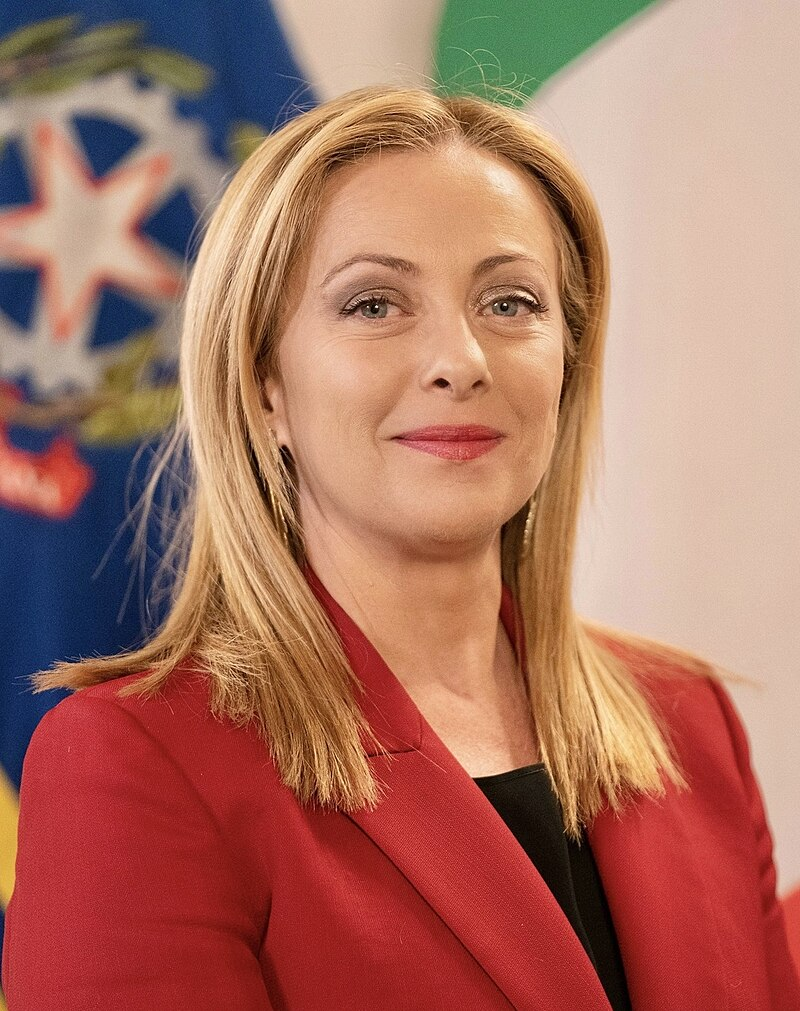
#> input picture modiji/meloni.jpg, 800 x 1011 px, given in place of the camera
$ python main.py
#> lines starting #> are read from the running program, lines starting #| are printed output that depends on the picture; after the words box and inside, x2 and y2 are one past the last pixel; in counts of white or black regions, pixels touching at a corner belong together
import cv2
import numpy as np

framewidth=640
frameheight=480

cap=cv2.VideoCapture(0)
cap.set(3,framewidth)
cap.set(3,frameheight)
def empty(x):
    pass
cv2.namedWindow("parameters")
cv2.createTrackbar("threshold1","parameters",100,255,empty)
cv2.createTrackbar("threshold2","parameters",200,255,empty)
cv2.createTrackbar("area","parameters",100,20000,empty)
def get_contours(img_dialete,img_contours):
    contours,hierarchy=cv2.findContours(img_dilate,cv2.RETR_EXTERNAL,cv2.CHAIN_APPROX_NONE)
    for cnt in contours:

        area_min=cv2.contourArea(cnt)

        cv2.drawContours(img_contours,cnt,-1,(0,255,0),3)
        peri=cv2.arcLength(cnt,True)
        approx=cv2.approxPolyDP(cnt,0.02*peri,True)
        x,y,w,h=cv2.boundingRect(approx)
        cv2.rectangle(img_contours,(x,y),(x+w,y+h),(255,0,255),3)
        cv2.putText(img_contours,"points"+str(len(approx)),(x,y),(x+w,y+h),cv2.FONT_HERSHEY_COMPLEX,0.7,(255,0,255),3)
        cv2.putText(img_contours, 'Area:' + str(int(area_min)), (x + w + 45, y + h + 45), cv2.FONT_HERSHEY_COMPLEX, 0.7, (0, 0, 255), 2, 0)

while (True):
    ret,image=cap.read()
#> image is the input picture: shape (1011, 800, 3); mean B, G, R 98.5, 114.5, 169.8
    img_contours=image.copy()
    img_blur = cv2.GaussianBlur(image,(7,7),4)
    img_gray = cv2.cvtColor(img_blur,cv2.COLOR_BGR2GRAY)
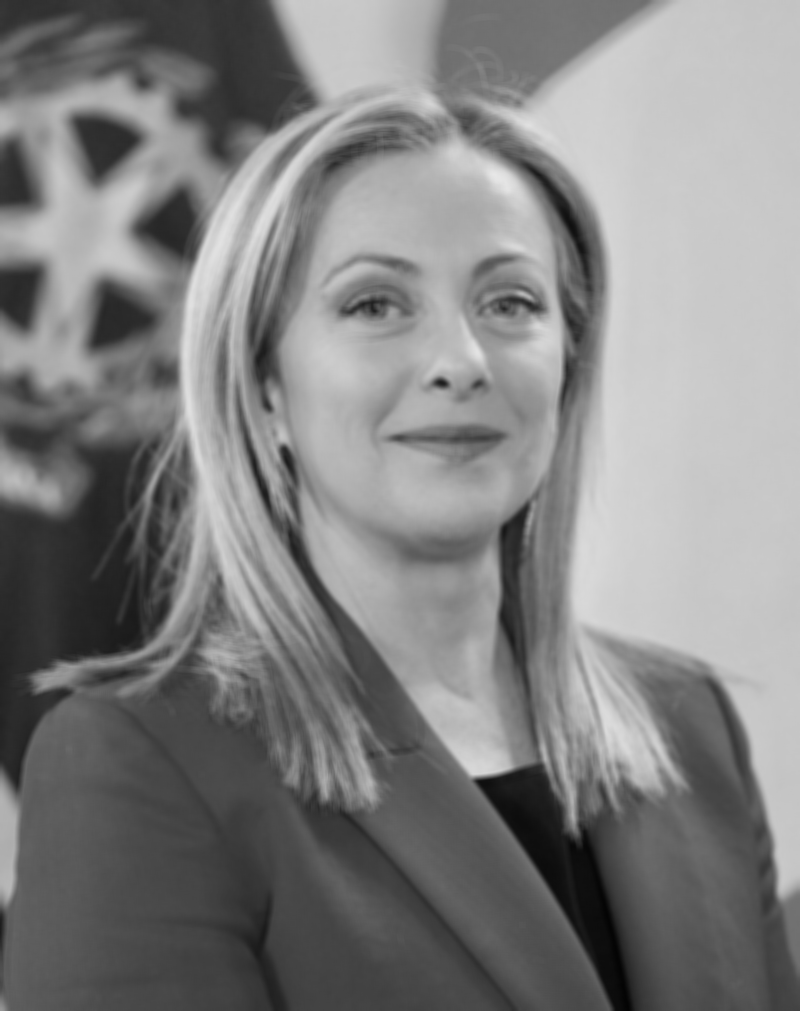
#> img_gray: shape (1011, 800); min 3, max 231, mean 129.2
    t1=cv2.getTrackbarPos("threshold1","parameters")
    t2=cv2.getTrackbarPos("threshold2","parameters")
    img_canny = cv2.Canny(img_gray,t1,t2)
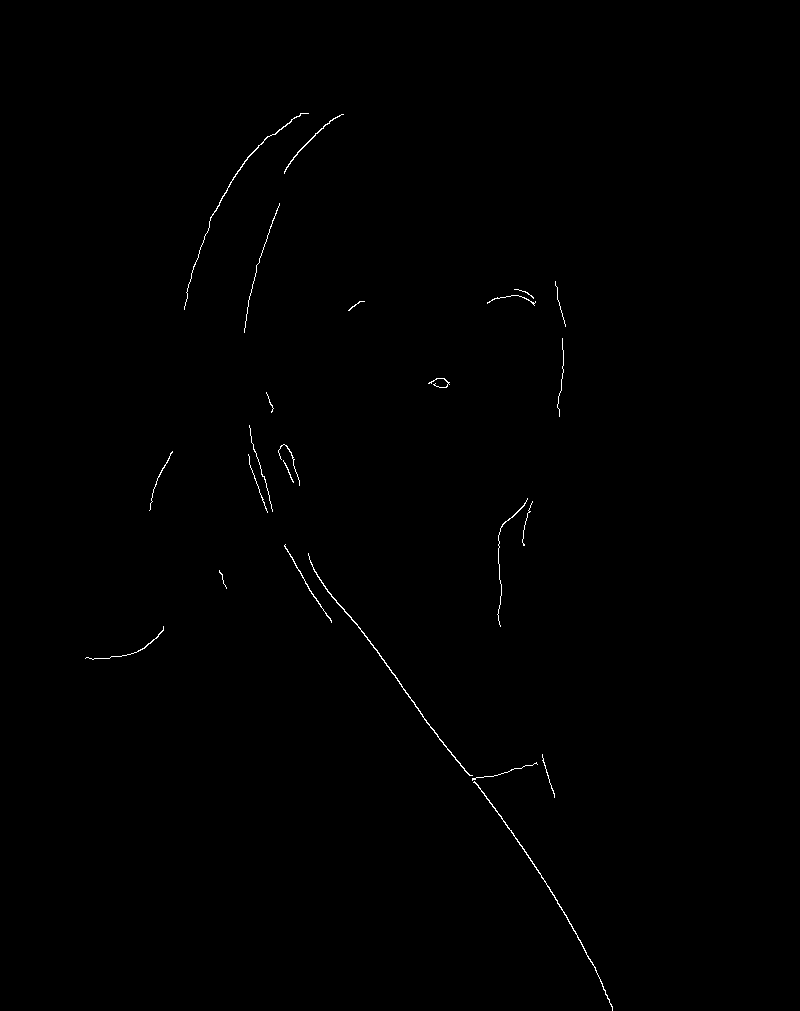
#> img_canny: shape (1011, 800); 0.31% white in thin lines or dots, all inside (x1, y1, x2, y2) = (85, 113, 613, 1011)
    kernel=np.ones((5,5),np.uint8)
    img_dilate=cv2.dilate(img_canny,kernel,iterations=1)
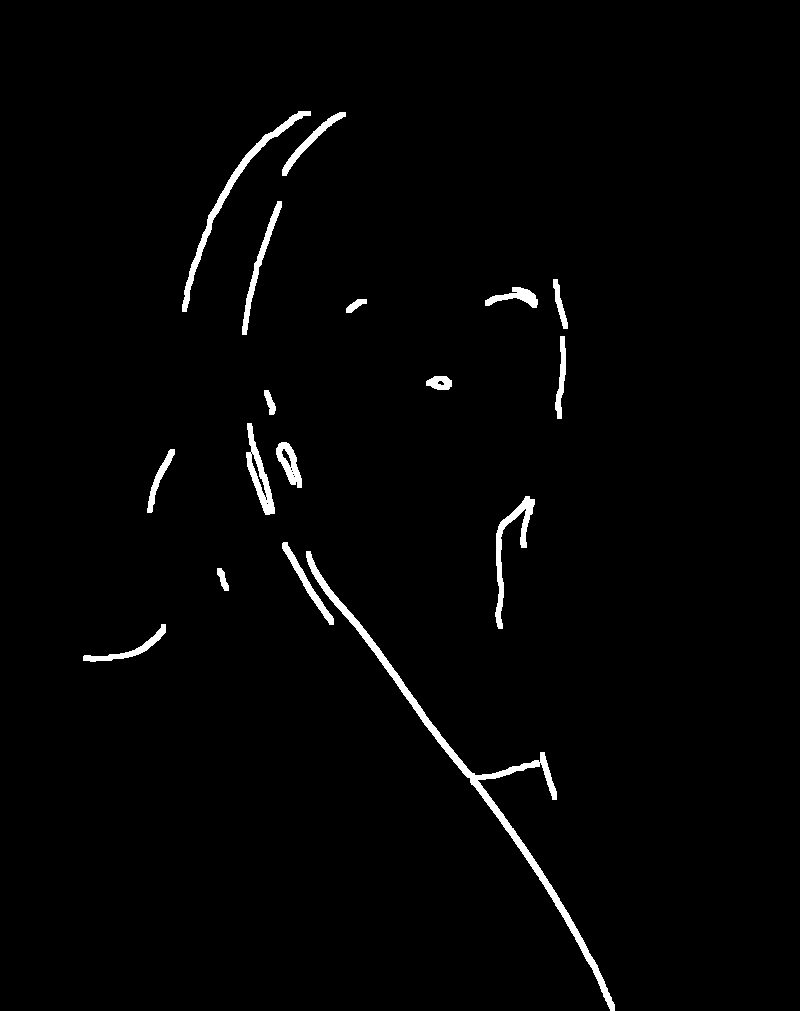
#> img_dilate: shape (1011, 800); 1.7% white; 17 white regions
    #cv2.imshow("image",image)
    get_contours(img_dilate,img_contours=img_contours)
#> in get_contours, `contours,hierarchy=cv2.findContours(img_dilate,cv2.RETR_EXTERNAL,cv2.C..`: contours = 17 contours; largest, box (x1, y1, x2, y2) and area: (306, 551, 615, 1011) 3896, (182, 111, 311, 312) 1372, (495, 496, 535, 629) 968, (246, 423, 275, 515) 962, (242, 201, 282, 335) 677
#> the loop in get_contours, `for cnt in contours: ` made 1 pass
#> (area_min, peri, x, y, w, h) on pass 1: (488.5, 205.4, 83, 624, 83, 37)
#> after the loop in get_contours, `for cnt in contours:`:
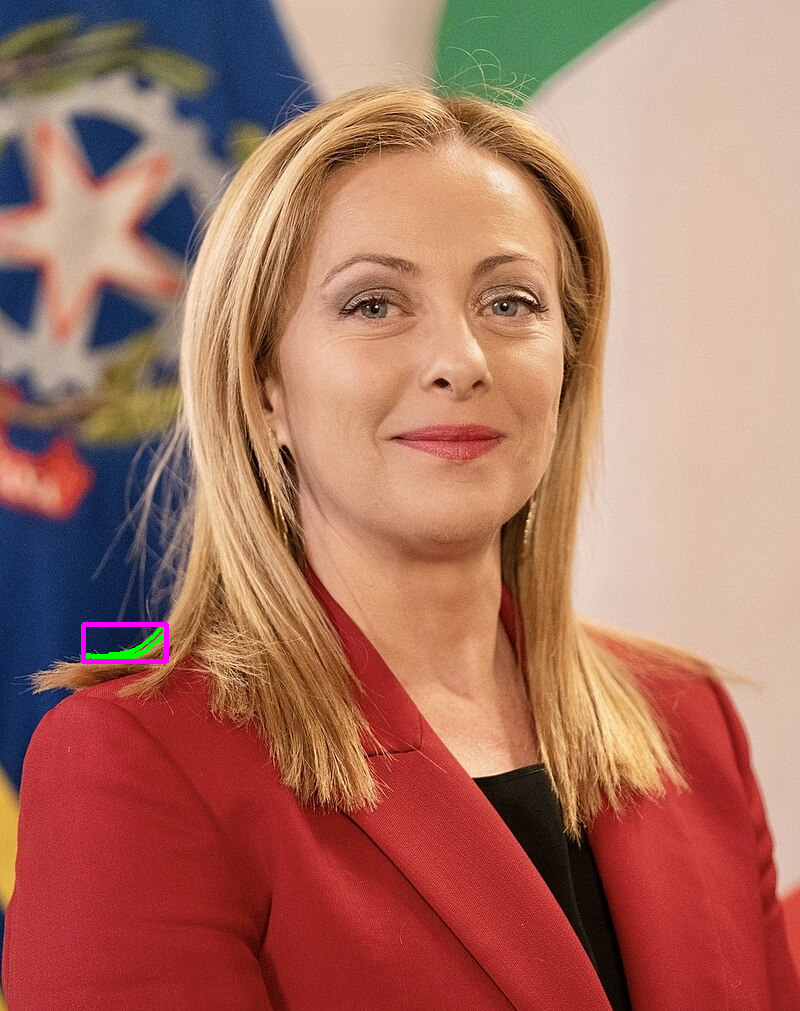
#> img_contours: shape (1011, 800, 3); 0.22% of pixels changed, all inside (x1, y1, x2, y2) = (81, 622, 169, 664)
#> (the run stopped early here; a loop or call above may not have finished)
